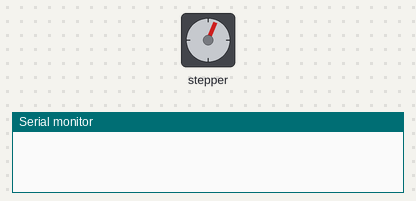
Bench run of a sketch on a simulated Arduino Uno, built with avr-gcc and run on an emulated ATmega328P. On the bench: stepper motor, the last lines printed to the serial monitor. Random numbers use the default seed unless the sketch sets one; stepper angles assume 2048 steps per turn.

Above: at 0.4 s.
At 1.6 s:
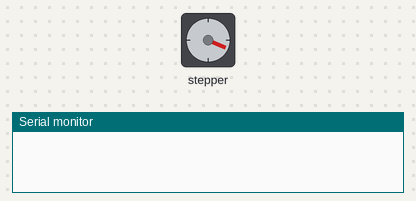
At 2.9 s:
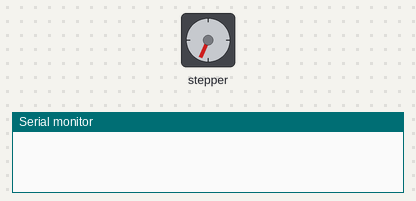
At 5.6 s:
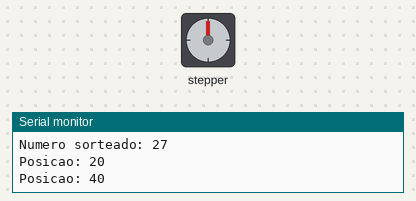
Timing chart, 0 to 7.1 s (numbered marks = the images above):
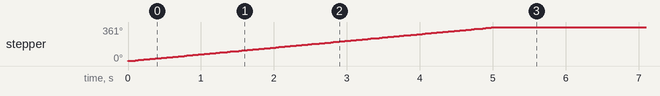

The sketch:

seaut-atividade04.ino.ino
```cpp
#include <Stepper.h>

const int stepsPerRevolution = 2048;

int actualSpeed = 12;
long sortNumber = 0;
long lastStep = 0;

Stepper myStepper(stepsPerRevolution, 8, 10, 9, 11);

void setup() {
  myStepper.setSpeed(actualSpeed);
  myStepper.step(stepsPerRevolution);
  Serial.begin(9600);
  myStepper.step(0);
  delay(500);
}

void loop() {

  if (sortNumber == 0) {
    randomSeed(analogRead(A0));
    sortNumber = random(1, 200);
    Serial.print(F("Numero sorteado: "));
    Serial.println(sortNumber);
  }

  if(actualSpeed <= 0) {
    lastStep = 0;
    sortNumber = 0;
    actualSpeed = 2;
    myStepper.setSpeed(actualSpeed);
    myStepper.step(lastStep);
    Serial.print(F("RESET"));
  }

  if (lastStep < sortNumber) {
    actualSpeed-=2;
    lastStep+=20;
    Serial.print(F("Posicao: "));
    Serial.println(lastStep);
    myStepper.setSpeed(actualSpeed);
    myStepper.step(5);
  }
}
```

Measured:
- by itself, stepper: turns 360° clockwise in 5.0 s, then 1° clockwise in 0.00 s
